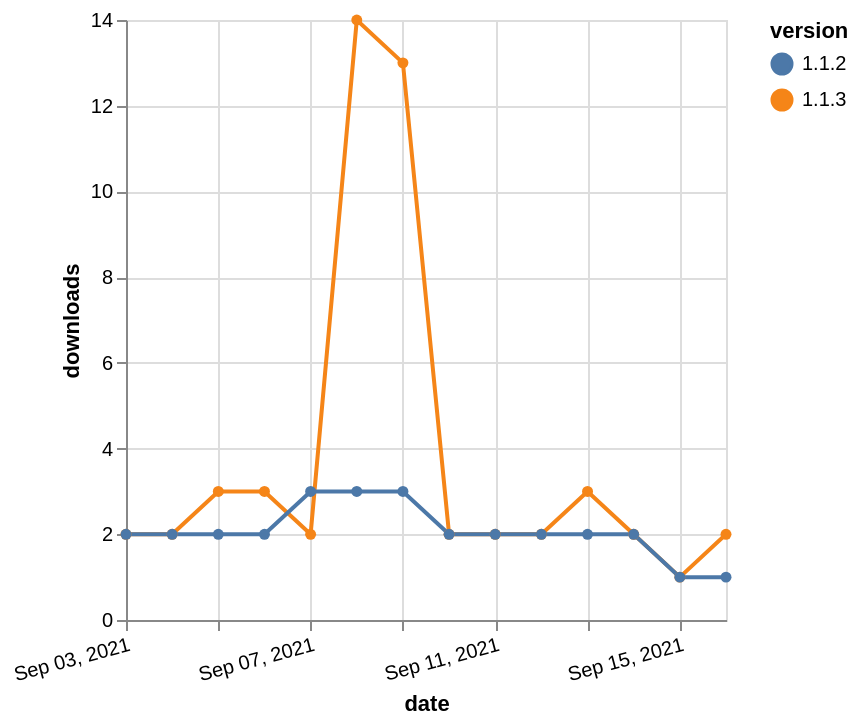

Vega-Lite specification for this chart:
### Vega-Lite specification from a JSON file in a GitHub repository (floating-point values rounded to 4 significant figures)
{"$schema": "https://vega.github.io/schema/vega-lite/v5.json", "description": "A simple bar chart with embedded data.", "data": {"values": [{"date": "2021-09-03", "total": 2547, "delta": 2, "version": "1.1.3"}, {"date": "2021-09-04", "total": 2549, "delta": 2, "version": "1.1.3"}, {"date": "2021-09-05", "total": 2552, "delta": 3, "version": "1.1.3"}, {"date": "2021-09-06", "total": 2555, "delta": 3, "version": "1.1.3"}, {"date": "2021-09-07", "total": 2557, "delta": 2, "version": "1.1.3"}, {"date": "2021-09-08", "total": 2571, "delta": 14, "version": "1.1.3"}, {"date": "2021-09-09", "total": 2584, "delta": 13, "version": "1.1.3"}, {"date": "2021-09-10", "total": 2586, "delta": 2, "version": "1.1.3"}, {"date": "2021-09-11", "total": 2588, "delta": 2, "version": "1.1.3"}, {"date": "2021-09-12", "total": 2590, "delta": 2, "version": "1.1.3"}, {"date": "2021-09-13", "total": 2593, "delta": 3, "version": "1.1.3"}, {"date": "2021-09-14", "total": 2595, "delta": 2, "version": "1.1.3"}, {"date": "2021-09-15", "total": 2596, "delta": 1, "version": "1.1.3"}, {"date": "2021-09-16", "total": 2598, "delta": 2, "version": "1.1.3"}, {"date": "2021-09-03", "total": 1876, "delta": 2, "version": "1.1.2"}, {"date": "2021-09-04", "total": 1878, "delta": 2, "version": "1.1.2"}, {"date": "2021-09-05", "total": 1880, "delta": 2, "version": "1.1.2"}, {"date": "2021-09-06", "total": 1882, "delta": 2, "version": "1.1.2"}, {"date": "2021-09-07", "total": 1885, "delta": 3, "version": "1.1.2"}, {"date": "2021-09-08", "total": 1888, "delta": 3, "version": "1.1.2"}, {"date": "2021-09-09", "total": 1891, "delta": 3, "version": "1.1.2"}, {"date": "2021-09-10", "total": 1893, "delta": 2, "version": "1.1.2"}, {"date": "2021-09-11", "total": 1895, "delta": 2, "version": "1.1.2"}, {"date": "2021-09-12", "total": 1897, "delta": 2, "version": "1.1.2"}, {"date": "2021-09-13", "total": 1899, "delta": 2, "version": "1.1.2"}, {"date": "2021-09-14", "total": 1901, "delta": 2, "version": "1.1.2"}, {"date": "2021-09-15", "total": 1902, "delta": 1, "version": "1.1.2"}, {"date": "2021-09-16", "total": 1903, "delta": 1, "version": "1.1.2"}]}, "width": "container", "mark": {"type": "line", "point": {"filled": true}}, "encoding": {"x": {"field": "date", "type": "temporal", "timeUnit": "yearmonthdate", "title": "date", "axis": {"labelAngle": -15}}, "y": {"field": "delta", "type": "quantitative", "title": "downloads"}, "color": {"field": "version", "type": "nominal"}, "tooltip": {"field": "delta"}}}
